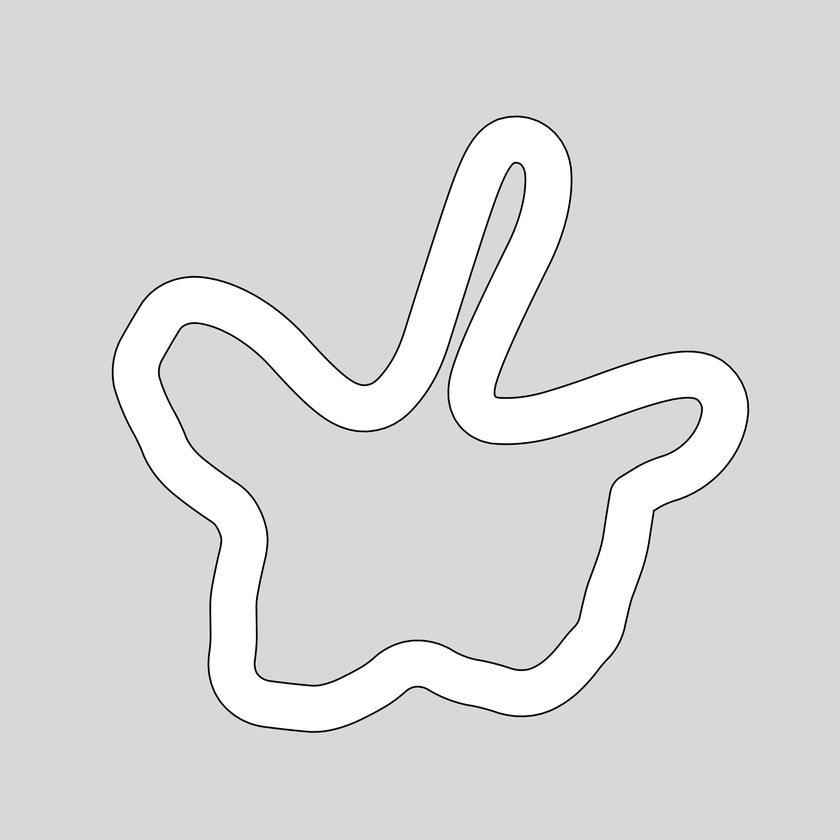
#> input picture robot_sim_test/maps/map3.png, 840 x 840 px, shrunk from 2000 x 2000 before the run
$ python code.py
#> lines starting #> are read from the running program, lines starting #| are printed output that depends on the picture; after the words box and inside, x2 and y2 are one past the last pixel; in counts of white or black regions, pixels touching at a corner belong together
import numpy as np
from scipy.ndimage import gaussian_filter
from imageio import imread
import trimesh

def numpy2stl_simplified(data, output_stl_path, extrusion_height=0.2, mask_val=240):
    # Limiter l'extrusion aux zones non blanches
    data = np.where(data < mask_val, extrusion_height, 0)  # Extrude only non-white areas to a fixed height
    vertices = []
    faces = []
    height, width = data.shape

    # Construction de la géométrie avec une simplification pour alléger le fichier STL
    for y in range(0, height - 1, 2):  # Sauter des lignes pour alléger la complexité
        for x in range(0, width - 1, 2):  # Sauter des colonnes
            if data[y, x] > 0:  # Si la zone est à extruder
                # Quatre coins avec hauteur d'extrusion fixe
                z = data[y, x]
                v0 = [x, y, 0]
                v1 = [x + 2, y, 0]
                v2 = [x + 2, y + 2, 0]
                v3 = [x, y + 2, 0]
                v4 = [x, y, z]
                v5 = [x + 2, y, z]
                v6 = [x + 2, y + 2, z]
                v7 = [x, y + 2, z]

                # Ajouter les sommets
                base_idx = len(vertices)
                vertices.extend([v0, v1, v2, v3, v4, v5, v6, v7])

                # Ajouter les faces pour chaque mur et le couvercle supérieur
                faces.extend([
                    [base_idx, base_idx + 1, base_idx + 5], [base_idx, base_idx + 5, base_idx + 4],  # Face avant
                    [base_idx + 1, base_idx + 2, base_idx + 6], [base_idx + 1, base_idx + 6, base_idx + 5],  # Face droite
                    [base_idx + 2, base_idx + 3, base_idx + 7], [base_idx + 2, base_idx + 7, base_idx + 6],  # Face arrière
                    [base_idx, base_idx + 3, base_idx + 7], [base_idx, base_idx + 7, base_idx + 4],  # Face gauche
                    [base_idx + 4, base_idx + 5, base_idx + 6], [base_idx + 4, base_idx + 6, base_idx + 7]   # Couvercle supérieur
                ])

    vertices = np.array(vertices)
    faces = np.array(faces)

    # Créer et exporter le maillage
    mesh_data = trimesh.Trimesh(vertices=vertices, faces=faces)
    mesh_data.export(output_stl_path)
    print(f"STL file created: {output_stl_path}")

def png_to_3d_stl_simplified(image_path, output_stl_path, extrusion_height=0.2, background_threshold=240):
#> called with image_path = 'map3.png', output_stl_path = 'output_model.stl', extrusion_height = 0.2, background_threshold = 240
    img = imread(image_path)
#> img is the input picture: shape (840, 840); min 0, max 255, mean 219.2

    if img.ndim == 3 and img.shape[2] == 4:  # Image en RGBA
        img = img[:, :, 0] + img[:, :, 3]  # Combine red and alpha channels
    elif img.ndim == 3:  # Image en RGB
        img = img[:, :, 0]  # Utiliser seulement le canal rouge
    elif img.ndim == 2:  # Image en niveaux de gris
        pass  # Pas besoin de transformation

    img = gaussian_filter(img, sigma=2)  # Lissage de l’image
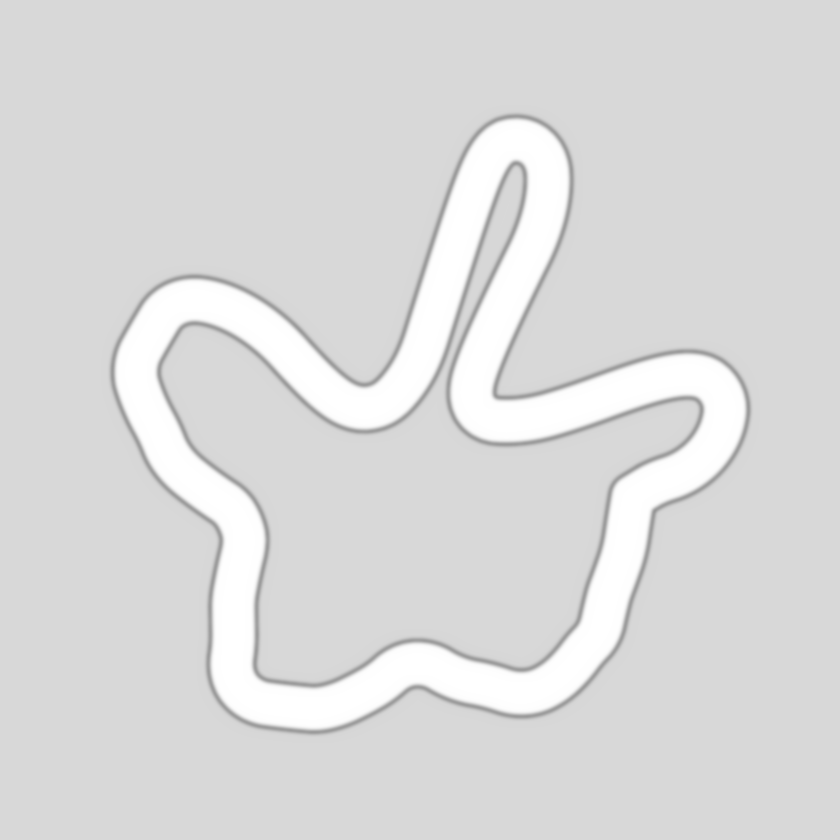
#> img: shape (840, 840); min 151, max 255, mean 219
    numpy2stl_simplified(img, output_stl_path, extrusion_height=extrusion_height, mask_val=background_threshold)
#> in numpy2stl_simplified, `data = np.where(data < mask_val, extrusion_height, 0)`:
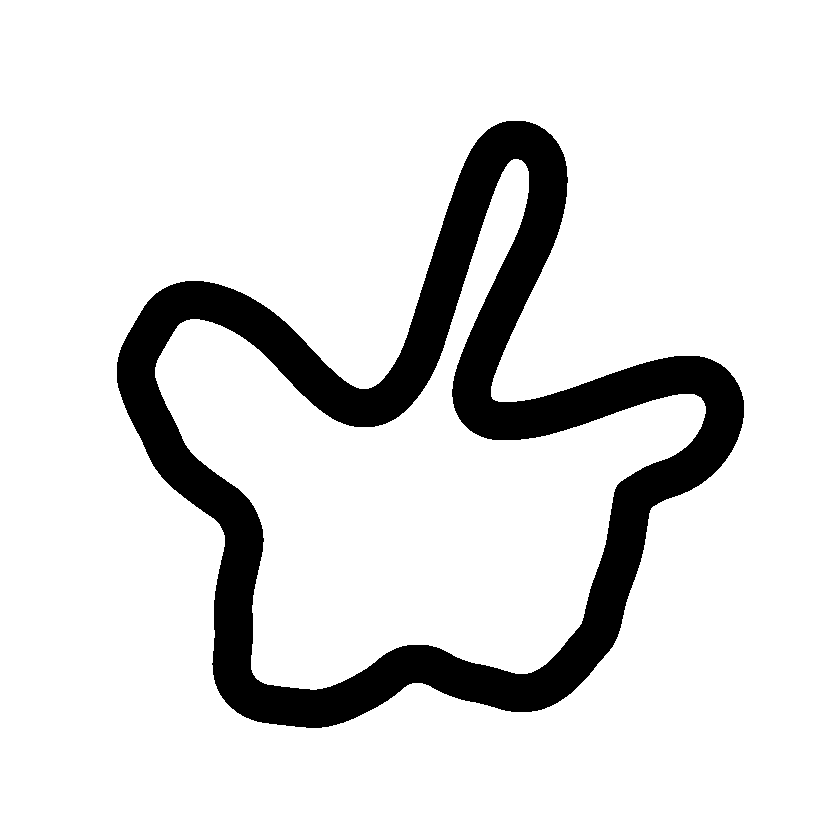
#> data: shape (840, 840) float64; values 0 (black) and 0.2 (white), 87.8% white; 1 black region, box (x1, y1, x2, y2) and area: (117, 121, 744, 728) 86266
#> after the loop in numpy2stl_simplified, `for y in range(0, height - 1, 2):`: faces = 1548490 items; vertices = 1238792 items
#> (the call stopped at in numpy2stl_simplified, `mesh_data = trimesh.Trimesh(vertices=vertices, faces=faces)`: trimesh is not available in this run)

# Exemple d’utilisation
png_to_3d_stl_simplified("map3.png", "output_model.stl", extrusion_height=0.2)

$ run again, with robot_sim_test/maps/map12.png copied over robot_sim_test/maps/map3.png
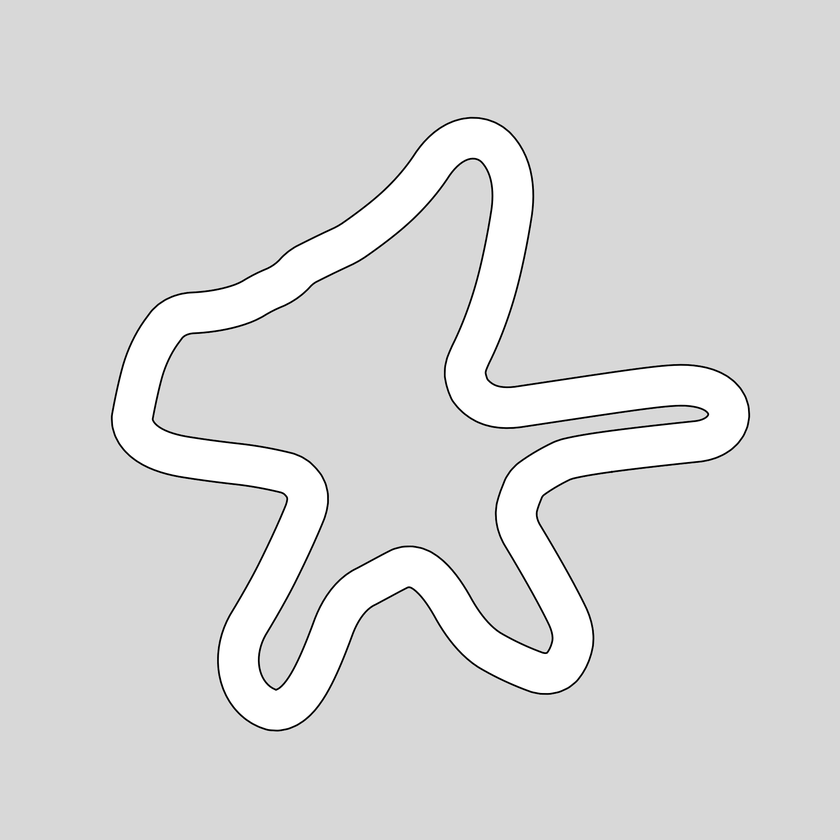
#> input picture robot_sim_test/maps/map12.png, 840 x 840 px, shrunk from 2000 x 2000 before the run
#> in png_to_3d_stl_simplified, img is the input picture: shape (840, 840); min 0, max 255, mean 218.6
#> in png_to_3d_stl_simplified, `img = gaussian_filter(img, sigma=2)`:
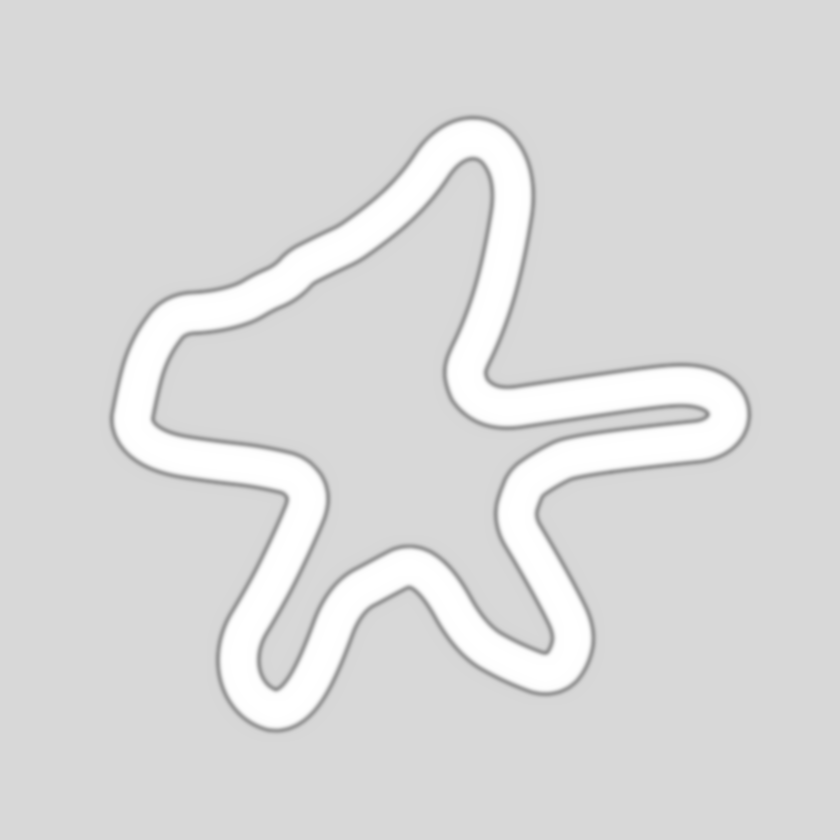
#> img: shape (840, 840); min 150, max 255, mean 218.4
#> in numpy2stl_simplified, `data = np.where(data < mask_val, extrusion_height, 0)`:
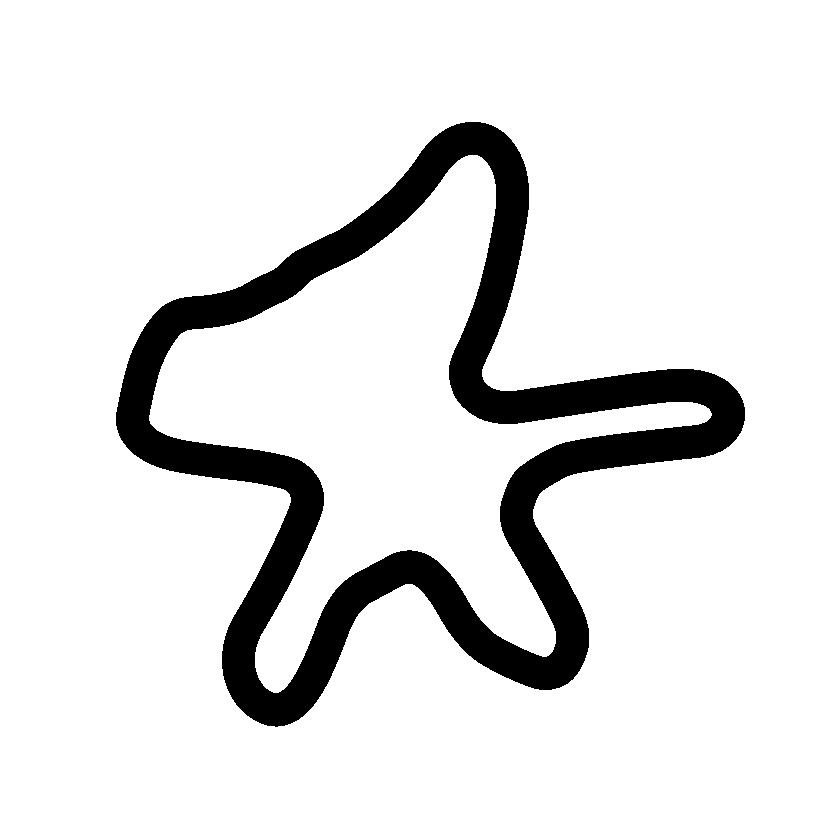
#> data: shape (840, 840) float64; values 0 (black) and 0.2 (white), 89.2% white; 1 black region, box (x1, y1, x2, y2) and area: (116, 122, 745, 727) 76218
#> after the loop in numpy2stl_simplified, `for y in range(0, height - 1, 2):`: faces = 1573270 items; vertices = 1258616 items
